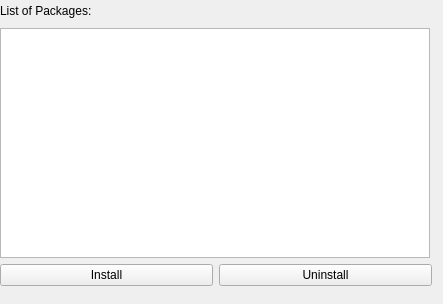
<?xml version="1.0" encoding="UTF-8"?>
<ui version="4.0">
 <class>PackageManager</class>
 <widget class="QWidget" name="PackageManager">
  <property name="geometry">
   <rect>
    <x>0</x>
    <y>0</y>
    <width>443</width>
    <height>304</height>
   </rect>
  </property>
  <property name="windowTitle">
   <string>Form</string>
  </property>
  <widget class="QWidget" name="verticalLayoutWidget">
   <property name="geometry">
    <rect>
     <x>0</x>
     <y>0</y>
     <width>432</width>
     <height>286</height>
    </rect>
   </property>
   <layout class="QVBoxLayout" name="verticalLayout">
    <item>
     <widget class="QLabel" name="label">
      <property name="text">
       <string>List of Packages:</string>
      </property>
     </widget>
    </item>
    <item>
     <widget class="QListView" name="listView">
      <property name="sizePolicy">
       <sizepolicy hsizetype="Preferred" vsizetype="Preferred">
        <horstretch>0</horstretch>
        <verstretch>0</verstretch>
       </sizepolicy>
      </property>
      <property name="minimumSize">
       <size>
        <width>430</width>
        <height>230</height>
       </size>
      </property>
      <property name="maximumSize">
       <size>
        <width>430</width>
        <height>16777215</height>
       </size>
      </property>
     </widget>
    </item>
    <item>
     <layout class="QHBoxLayout" name="horizontalLayout">
      <item>
       <widget class="QPushButton" name="install">
        <property name="text">
         <string>Install</string>
        </property>
       </widget>
      </item>
      <item>
       <widget class="QPushButton" name="uninstall">
        <property name="text">
         <string>Uninstall</string>
        </property>
       </widget>
      </item>
     </layout>
    </item>
   </layout>
  </widget>
 </widget>
 <resources/>
 <connections/>
</ui>
